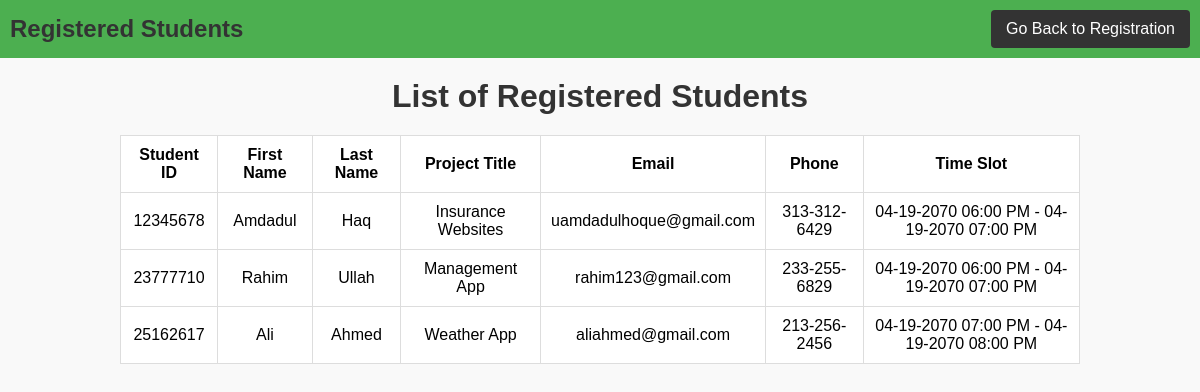
Page /students.php on the committed database.
### tables this page shows
CREATE TABLE `students` (
  `id` int(11) NOT NULL,
  `first_name` varchar(50) NOT NULL,
  `last_name` varchar(50) NOT NULL,
  `project_title` varchar(100) NOT NULL,
  `email` varchar(100) NOT NULL,
  `phone` varchar(12) NOT NULL,
  `timeslot` int(11) NOT NULL
);

CREATE TABLE `timeslots` (
  `id` int(11) NOT NULL,
  `start_time` datetime NOT NULL,
  `end_time` datetime NOT NULL,
  `seats_remaining` int(11) NOT NULL
);

### students.php (the view, shortened to what this page needs)
<?php
include 'db.php';
?>
<!DOCTYPE html>
<html lang="en">
<head>
    <link rel="stylesheet" href="styles.css">
</head>
<body>
    <nav class="navbar">
        <h1>Registered Students</h1>
        <a href="index.php" class="nav-button">Go Back to Registration</a>
    </nav>
    <h1>List of Registered Students</h1>
    <table>
        <thead>
            <tr>
                <th>Student ID</th>
                <th>First Name</th>
                <th>Last Name</th>
                <th>Project Title</th>
                <th>Email</th>
                <th>Phone</th>
                <th>Time Slot</th>
            </tr>
        </thead>
        <tbody>
            <?php
            $query = "SELECT s.id, s.first_name, s.last_name, s.project_title, s.email, s.phone, t.start_time, t.end_time
                      FROM students s
                      JOIN timeslots t ON s.timeslot = t.id";
            $result = $conn->query($query);
            if ($result->num_rows > 0) {
                while ($row = $result->fetch_assoc()) {
                    $start_time = date("m-d-Y h:i A", strtotime($row['start_time']));
                    $end_time = date("m-d-Y h:i A", strtotime($row['end_time']));
                    echo "<tr>
                            <td>{$row['id']}</td>
                            <td>{$row['first_name']}</td>
                            <td>{$row['last_name']}</td>
                            <td>{$row['project_title']}</td>
                            <td>{$row['email']}</td>
                            <td>{$row['phone']}</td>
                            <td>{$start_time} - {$end_time}</td>
                          </tr>";
                }
            } else {
                echo "<tr><td colspan='7'>No students registered yet.</td></tr>";
            }
            ?>
        </tbody>
    </table>
</body>
</html>

### styles.css (style rules this page uses)
body { font-family: Arial, sans-serif; margin: 0; padding: 0; background-color: #f9f9f9; }
h1 { text-align: center; margin: 20px 0; color: #333; }
table { width: 80%; margin: 20px auto; border-collapse: collapse; background: #fff; }
table, th, td { border: 1px solid #ddd; }
th, td { padding: 10px; text-align: center; }
.navbar { background-color: #4CAF50; padding: 10px; display: flex; justify-content: space-between; align-items: center; color: white; }
.navbar h1 { margin: 0; }
.nav-button { color: white; text-decoration: none; background: #333; padding: 10px 15px; border-radius: 4px; }

### rows in the picture
students: id "12345678", first_name "Amdadul", last_name "Haq", project_title "Insurance Websites", email "uamdadulhoque@gmail.com", phone "313-312-6429", timeslots.start_time "04-19-2070 06:00 PM", timeslots.end_time "04-19-2070 07:00 PM"
students: id "23777710", first_name "Rahim", last_name "Ullah", project_title "Management App", email "rahim123@gmail.com", phone "233-255-6829", timeslots.start_time "04-19-2070 06:00 PM", timeslots.end_time "04-19-2070 07:00 PM"
students: id "25162617", first_name "Ali", last_name "Ahmed", project_title "Weather App", email "aliahmed@gmail.com", phone "213-256-2456", timeslots.start_time "04-19-2070 07:00 PM", timeslots.end_time "04-19-2070 08:00 PM"
